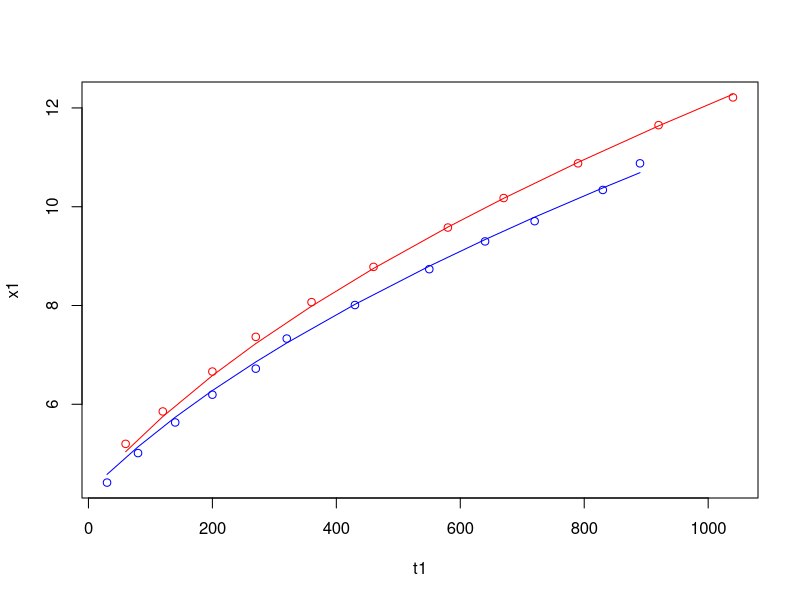

This chart was generated by the following R code:
pix2pos = 5.0/427.0;
pix2tmx = 10.0;

#first front times
t1 = c( 
 3,  
 8 , 
 14 ,
 20 ,
 27 ,
 32 ,
 43 ,
 55 ,
 64 ,
 72 ,
 83 ,
 89 ) * pix2tmx;
 
 #first front position
 x1 = c(
 377, 
 428, 
 481, 
 529, 
 574, 
 626, 
 684, 
 746, 
 794, 
 829, 
 883, 
 929 
 ) * pix2pos;
 
z1 = x1^2;

#plot(t1,z1,col='blue');
fit1 = lm(z1~t1);
summary(fit1)
b1=fit1$coeff[1];
a1=fit1$coeff[2];
#lines(t1,a1*t1+b1,col='blue');

#second front times
t2 = c(
6,   
12,  
20 , 
27  ,
36  ,
46  ,
58  ,
67  ,
79  ,
92  ,
104 ) * pix2tmx;

# second positions
x2 = c(
444,   
500,   
569,   
629,   
689,   
750,   
818,   
869,   
929,   
995,  
1043  
)* pix2pos;

z2 = x2^2;

#points(t2,z2,col='red');
fit2 = lm(z2~t2);
summary(fit2)

b2=fit2$coeff[1];
a2=fit2$coeff[2];
#lines(t2,a2*t2+b2,col='red');


#joining
z_all=c(z1,z2);

n1 = length(t1);
n2 = length(t2);

t1_all=c(t1,rep(0,n2));

t2_all=c(rep(0,n1),t2);

fit_all=lm(z_all~t1_all+t2_all);

z0=fit_all$coeff[1];
slope1=fit_all$coeff[2];
slope2=fit_all$coeff[3];

plot(t1,x1,col='blue',xlim=c(min(c(t1,t2)),max(c(t1,t2))), ylim=c(min(c(x1,x2)),max(c(x1,x2))));
points(t2,x2,col='red');
lines(t1,sqrt(z0+slope1*t1),col='blue');
lines(t2,sqrt(z0+slope2*t2),col='red');


 